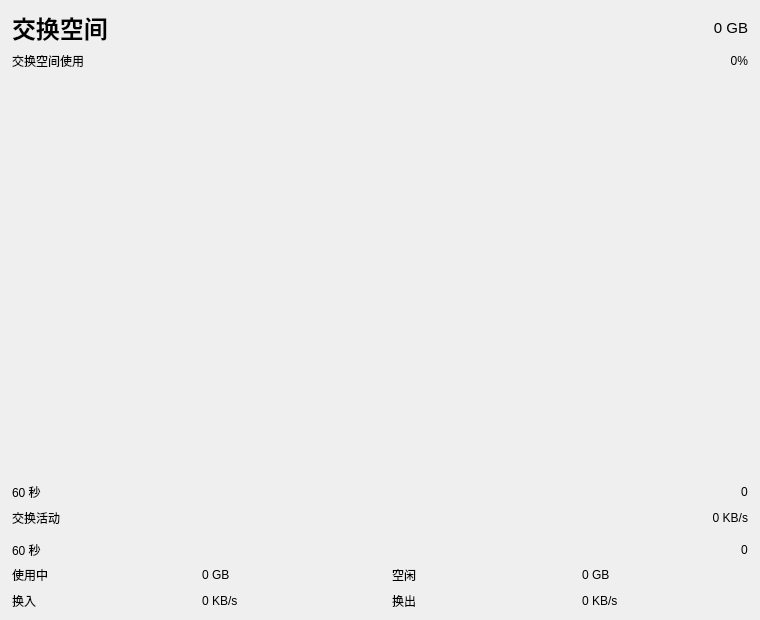
<?xml version="1.0" encoding="UTF-8"?>
<ui version="4.0">
 <class>SwapDetailWidget</class>
 <widget class="QWidget" name="SwapDetailWidget">
  <property name="geometry">
   <rect>
    <x>0</x>
    <y>0</y>
    <width>760</width>
    <height>620</height>
   </rect>
  </property>
  <layout class="QVBoxLayout" name="verticalLayout">
   <property name="spacing">
    <number>6</number>
   </property>
   <property name="leftMargin">
    <number>12</number>
   </property>
   <property name="topMargin">
    <number>10</number>
   </property>
   <property name="rightMargin">
    <number>12</number>
   </property>
   <property name="bottomMargin">
    <number>10</number>
   </property>
   <item>
    <layout class="QHBoxLayout" name="headerLayout">
     <item>
      <widget class="QLabel" name="titleLabel">
       <property name="styleSheet">
        <string>font-size: 18pt; font-weight: bold;</string>
       </property>
       <property name="text">
        <string>交换空间</string>
       </property>
      </widget>
     </item>
     <item>
      <widget class="QLabel" name="totalLabel">
       <property name="styleSheet">
        <string>font-size: 11pt;</string>
       </property>
       <property name="text">
        <string>0 GB</string>
       </property>
       <property name="alignment">
        <set>Qt::AlignRight|Qt::AlignVCenter</set>
       </property>
      </widget>
     </item>
    </layout>
   </item>
   <item>
    <layout class="QHBoxLayout" name="usageHeaderLayout">
     <item>
      <widget class="QLabel" name="usageLabel">
       <property name="text">
        <string>交换空间使用</string>
       </property>
      </widget>
     </item>
     <item>
      <spacer name="usageHeaderSpacer">
       <property name="orientation">
        <enum>Qt::Horizontal</enum>
       </property>
       <property name="sizeHint" stdset="0">
        <size>
         <width>40</width>
         <height>20</height>
        </size>
       </property>
      </spacer>
     </item>
     <item>
      <widget class="QLabel" name="usageValueLabel">
       <property name="text">
        <string>0%</string>
       </property>
       <property name="alignment">
        <set>Qt::AlignRight|Qt::AlignVCenter</set>
       </property>
      </widget>
     </item>
    </layout>
   </item>
   <item>
    <widget class="Perf::SwapGraphArea" name="usageGraphArea">
     <property name="minimumHeight">
      <number>220</number>
     </property>
     <property name="sizePolicy">
      <sizepolicy hsizetype="Expanding" vsizetype="Expanding">
       <horstretch>0</horstretch>
       <verstretch>1</verstretch>
      </sizepolicy>
     </property>
    </widget>
   </item>
   <item>
    <layout class="QHBoxLayout" name="usageTimeAxisLayout">
     <item>
      <widget class="QLabel" name="usageTimeLeftLabel">
       <property name="text">
        <string>60 秒</string>
       </property>
      </widget>
     </item>
     <item>
      <spacer name="usageTimeSpacer">
       <property name="orientation">
        <enum>Qt::Horizontal</enum>
       </property>
       <property name="sizeHint" stdset="0">
        <size>
         <width>40</width>
         <height>20</height>
        </size>
       </property>
      </spacer>
     </item>
     <item>
      <widget class="QLabel" name="usageTimeRightLabel">
       <property name="text">
        <string>0</string>
       </property>
      </widget>
     </item>
    </layout>
   </item>
   <item>
    <layout class="QHBoxLayout" name="activityHeaderLayout">
     <item>
      <widget class="QLabel" name="activityLabel">
       <property name="text">
        <string>交换活动</string>
       </property>
      </widget>
     </item>
     <item>
      <spacer name="activityHeaderSpacer">
       <property name="orientation">
        <enum>Qt::Horizontal</enum>
       </property>
       <property name="sizeHint" stdset="0">
        <size>
         <width>40</width>
         <height>20</height>
        </size>
       </property>
      </spacer>
     </item>
     <item>
      <widget class="QLabel" name="activityMaxLabel">
       <property name="text">
        <string>0 KB/s</string>
       </property>
       <property name="alignment">
        <set>Qt::AlignRight|Qt::AlignVCenter</set>
       </property>
      </widget>
     </item>
    </layout>
   </item>
   <item>
    <widget class="Perf::GraphWidget" name="activityGraphWidget">
     <property name="minimumHeight">
      <number>110</number>
     </property>
    </widget>
   </item>
   <item>
    <layout class="QHBoxLayout" name="activityTimeAxisLayout">
     <item>
      <widget class="QLabel" name="activityTimeLeftLabel">
       <property name="text">
        <string>60 秒</string>
       </property>
      </widget>
     </item>
     <item>
      <spacer name="activityTimeSpacer">
       <property name="orientation">
        <enum>Qt::Horizontal</enum>
       </property>
       <property name="sizeHint" stdset="0">
        <size>
         <width>40</width>
         <height>20</height>
        </size>
       </property>
      </spacer>
     </item>
     <item>
      <widget class="QLabel" name="activityTimeRightLabel">
       <property name="text">
        <string>0</string>
       </property>
      </widget>
     </item>
    </layout>
   </item>
   <item>
    <layout class="QGridLayout" name="statsGrid">
     <property name="horizontalSpacing">
      <number>24</number>
     </property>
     <property name="verticalSpacing">
      <number>8</number>
     </property>
     <item row="0" column="0">
      <widget class="QLabel" name="inUseLabel">
       <property name="text">
        <string>使用中</string>
       </property>
      </widget>
     </item>
     <item row="0" column="1">
      <widget class="QLabel" name="inUseValueLabel">
       <property name="text">
        <string>0 GB</string>
       </property>
      </widget>
     </item>
     <item row="0" column="2">
      <widget class="QLabel" name="freeLabel">
       <property name="text">
        <string>空闲</string>
       </property>
      </widget>
     </item>
     <item row="0" column="3">
      <widget class="QLabel" name="freeValueLabel">
       <property name="text">
        <string>0 GB</string>
       </property>
      </widget>
     </item>
     <item row="1" column="0">
      <widget class="QLabel" name="swapInLabel">
       <property name="toolTip">
        <string>换入方向：磁盘 -&gt; 内存</string>
       </property>
       <property name="text">
        <string>换入</string>
       </property>
      </widget>
     </item>
     <item row="1" column="1">
      <widget class="QLabel" name="inRateValueLabel">
       <property name="toolTip">
        <string>换入方向：磁盘 -&gt; 内存</string>
       </property>
       <property name="text">
        <string>0 KB/s</string>
       </property>
      </widget>
     </item>
     <item row="1" column="2">
      <widget class="QLabel" name="swapOutLabel">
       <property name="toolTip">
        <string>换出方向：内存 -&gt; 磁盘</string>
       </property>
       <property name="text">
        <string>换出</string>
       </property>
      </widget>
     </item>
     <item row="1" column="3">
      <widget class="QLabel" name="outRateValueLabel">
       <property name="toolTip">
        <string>换出方向：内存 -&gt; 磁盘</string>
       </property>
       <property name="text">
        <string>0 KB/s</string>
       </property>
      </widget>
     </item>
    </layout>
   </item>
  </layout>
 </widget>
 <customwidgets>
  <customwidget>
   <class>Perf::GraphWidget</class>
   <extends>QWidget</extends>
   <header>perf/graphwidget.h</header>
  </customwidget>
  <customwidget>
   <class>Perf::SwapGraphArea</class>
   <extends>QWidget</extends>
   <header>perf/swapgrapharea.h</header>
  </customwidget>
 </customwidgets>
 <resources/>
 <connections/>
</ui>
